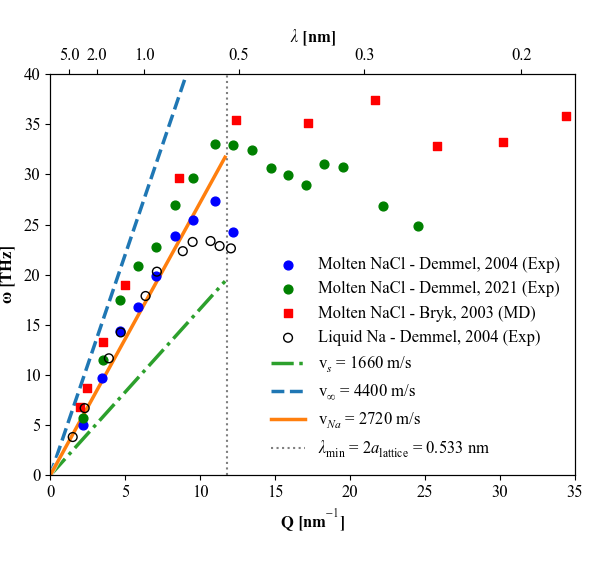

Reproduce this figure in Python.
import numpy as np
import matplotlib.pyplot as plt
from matplotlib import rc
import matplotlib.patheffects as patheffects

# Set the font to Times New Roman for all text
plt.rcParams['font.family'] = 'serif'
plt.rcParams['font.serif'] = ['Times New Roman']
plt.rcParams['mathtext.fontset'] = 'custom'
plt.rcParams['mathtext.rm'] = 'Times New Roman'
plt.rcParams['mathtext.it'] = 'Times New Roman:italic'
plt.rcParams['mathtext.bf'] = 'Times New Roman:bold'

# Set default font sizes
plt.rcParams['font.size'] = 12
plt.rcParams['axes.labelsize'] = 12
plt.rcParams['axes.titlesize'] = 12
plt.rcParams['xtick.labelsize'] = 12
plt.rcParams['ytick.labelsize'] = 12
plt.rcParams['legend.fontsize'] = 12

N_A = 6.02214076e23  # mol^-1

def plot_dispersion_with_lambda_axis(data_sources,
                                     v_s, v_inf,
                                     omega_D=None, omega_F=None,
                                     v_Na=None,
                                     title='Phonon Dispersion'):

    fig, ax = plt.subplots(figsize=(10, 6))

    # Lattice constant and zone boundary
    a = 2.667190256/10  # nm
    Q_zone = np.pi / a  # Zone boundary
    
    # Create extended Q range for plotting
    Q_extended = np.linspace(0, 2*Q_zone, 100)
    
    # Dispersion relations (only up to zone boundary)
    mask = Q_extended <= Q_zone
    Q_plot = Q_extended[mask]
    
    # Calculate frequencies up to zone boundary
    omega_ad = v_s * Q_plot * 1e9 / 1e12
    omega_inf = v_inf * Q_plot * 1e9 / 1e12

    # Plot each data source
    for i, source in enumerate(data_sources):
        marker = source.get('marker', 'o')
        color = source.get('color', f'C{i}')
        
        # Check what type of data is provided and convert to frequency (THz)
        if 'v_vals' in source:  # If velocity data is provided in m/s
            omega_vals = (source['v_vals'] * source['Q']) * 1e9 / 1e12  # Convert m/s * nm^-1 -> THz
        elif 'omega' in source:  # If frequency data is provided directly in THz
            omega_vals = source['omega']
        else:
            raise ValueError("Each data source must have either 'v_vals' (m/s) or 'omega' (THz)")
            
        # Set marker style and face color based on data source
        if 'Liquid Na' in source['label']:
            # Empty circles for Liquid Na data
            ax.scatter(source['Q'], omega_vals, 
                   marker='o', facecolor='none', edgecolor=color, s=40,
                   label=source['label'])
        else:
            # Filled markers for other data
            marker_style = 'o' if 'Exp' in source['label'] else 's'  # 'o' for Exp, 's' for MD
            ax.scatter(source['Q'], omega_vals, 
                   marker=marker_style, color=color, s=40,
                   label=source['label'])
    
    # Plot theoretical curves with improved visibility and grayscale compatibility
    # First plot lines with zorder=1 to ensure they stay behind data points
    ax.plot(Q_plot, omega_ad, '-.', color='#2ca02c', linewidth=2.5, zorder=0,
           label=f'v$_{{s}}$ = {v_s:.0f} m/s',
           path_effects=[patheffects.withStroke(linewidth=3.5, foreground='white', alpha=0.7)])
    
    ax.plot(Q_plot, omega_inf, '--', color='#1f77b4', linewidth=2.5, zorder=0,
           label=f'v$_{{∞}}$ = {v_inf:.0f} m/s',
           path_effects=[patheffects.withStroke(linewidth=3.5, foreground='white', alpha=0.7)])
           
    # Plot liquid Na speed of sound line if provided
    if v_Na is not None:
        omega_Na = v_Na * Q_plot * 1e9 / 1e12
        ax.plot(Q_plot, omega_Na, '-', color='#ff7f0e', linewidth=2.5, zorder=0,
               label=f'v$_{{Na}}$ = {v_Na:.0f} m/s',
               path_effects=[patheffects.withStroke(linewidth=3.5, foreground='white', alpha=0.7)])
    
    # Add a subtle grid for better readability
    #ax.grid(True, which='both', linestyle=':', linewidth=0.5, alpha=0.3, zorder=0)
    
    # Add vertical line at zone boundary
    ax.axvline(x=Q_zone, color='black', linestyle=':', alpha=0.5,
              label=r'$\lambda_{\text{min}}$ = 2$a_{\text{lattice}}$ = 0.533 nm')

    # # Horizontal lines if provided
    # if omega_D is not None:
    #     ax.axhline(omega_D, color='purple', linestyle=':', linewidth=2,
    #                label=r'$\omega_D$ (Debye)')
    # if omega_F is not None:
    #     ax.axhline(omega_F, color='brown', linestyle=':', linewidth=2,
    #                label=r'$\omega_F$ (Frenkel)')

    ax.set_xlabel(r'$\mathbf{Q}$ [nm$^{-1}$]', fontweight='bold', fontsize=12)
    ax.set_ylabel(r'$\mathbf{\omega}$ [THz]', fontweight='bold', fontsize=12)
    #ax.set_title(title, fontweight='bold', fontsize=12)
    # ax.grid(True)
    # Create legend without border
    ax.legend(frameon=False)
    
    # Find the overall data range from all sources
    all_q = np.concatenate([source['Q'] for source in data_sources])
    x_min, x_max = np.nanmin(all_q), np.nanmax(all_q)
    ax.set_xlim(0, 35)  # Set fixed x-limit
    
    # Collect all y-values to set appropriate y-limits
    all_omega = []
    for source in data_sources:
        if 'v_vals' in source:
            all_omega.extend((source['v_vals'] * source['Q']) * 1e9 / 1e12)
        elif 'omega' in source:
            all_omega.extend(source['omega'])
    
    # Set y-limits with some padding
    y_max = max(all_omega) * 1.1  # 10% padding
    ax.set_ylim(0, 40)# y_max)
    
    # Create a simple secondary x-axis with wavelength in Angstroms
    # Calculate the wavelength values for the current Q range
    q_values = np.linspace(0.1, x_max * 1.1, 1000)  # Avoid Q=0
    lam_values = 2 * np.pi / q_values * 10  # Convert to Angstroms
    
    # Create a second axes that shares the same y-axis
    secax = ax.twiny()
    
    # Set the limits to match the primary x-axis
    secax.set_xlim(ax.get_xlim())
    secax.set_ylim(ax.get_ylim())  # Match primary y-limits
    
    # Set the ticks at specific wavelength values (in nm)
    angstrom_ticks = [0.2, 0.3, 0.5, 1, 2, 5]
    q_ticks = 2 * np.pi / (np.array(angstrom_ticks))  # Convert to Q space
    
    # Filter ticks to be within the plot range
    valid_ticks = (q_ticks >= 0.1) & (q_ticks <= x_max * 1.1)
    if np.any(valid_ticks):
        secax.set_xticks(q_ticks[valid_ticks])
        secax.set_xticklabels([f'{x:.1f}' for x, valid in zip(angstrom_ticks, valid_ticks) if valid], fontsize=12)
    
    secax.set_xlabel(r'$\lambda$ [nm]', fontweight='bold', fontsize=12)
    secax.xaxis.set_label_position('top')
    
    # Adjust layout with padding
    plt.tight_layout(pad=2.0)
    plt.show()



def debye_and_frenkel(M_kg_per_mol, rho_kg_m3, v_L, v_T, eta_pa_s, theta_D=None):

    # Number density (formula units / m^3)
    n = (rho_kg_m3 / M_kg_per_mol) * N_A

    # Debye k-vector
    k_D = (6 * np.pi**2 * n)**(1/3)

    # Debye-average sound velocity (standard Debye average)
    v_m = ((1/3) * (1.0/v_L**3 + 2.0/v_T**3))**(-1/3)
    
    # Physical constants
    hbar = 1.0545718e-34  # Reduced Planck constant (J·s)
    kB = 1.380649e-23     # Boltzmann constant (J/K)
    
    if theta_D is not None:
        # Calculate Debye frequency from Debye temperature
        omega_D = (kB * theta_D) / hbar  # in rad/s
        f_D_THz = omega_D / (2 * np.pi) / 1e12  # Convert to THz
    else:
        # Calculate Debye frequency from sound velocity (fallback)
        f_D_THz = (v_m * k_D) / (2 * np.pi) / 1e12

    # Infinite-frequency shear modulus estimate
    G_inf = rho_kg_m3 * v_T**2

    # Frenkel frequency in THz (f_F = G_inf / (2*pi*eta))
    f_F_THz = (G_inf / eta_pa_s) / (2 * np.pi) / 1e12

    return {
        "n_m3": n,
        "k_D_m-1": k_D,
        "v_m_m_s": v_m,
        "f_D_THz": f_D_THz,
        "G_inf_Pa": G_inf,
        "f_F_THz": f_F_THz
    }


# === 1. DEFINE DATA SOURCES ===

# Sound velocities (m/s)
v_s = 1660 # Demmel, 2021; Adiabatic speed in m/s
v_inf = 4400 # Demmel, 2021; 2702.4785990040846  # High-frequency speed in m/s

# Data source 1: Demmel, 2004
Q_demmel2004 = np.array([2.2052845528455274, 3.478658536585365, 4.680894308943089, 5.840447154471544, 
                     7.04979674796748, 8.294715447154474, 9.496951219512194, 11.005081300813007,
                     12.20020325203252])
# Velocity in m/s
v_demmel2004 = np.array([2280.68, 2786.89, 3073.17, 2877.82, 2812.70, 2874.13, 2681.23, 2485.87, 1991.95])

# Data source 2: Example second source (replace with actual data)
Q_demmel2021 = np.array([2.2197140707298715, 3.4988713318284397, 4.683972911963883, 5.8690744920993225, 7.054176072234762, 8.314522197140704, 9.499623777276145, 11.004514672686234, 12.208427389014297, 13.487584650112865, 14.691497366440935, 15.838976674191123, 17.042889390519193, 18.265613243039883, 19.5071482317532, 22.197140707298722, 24.548532731376977])
v_demmel2021 = np.array([2593.4579439252343, 3275.7009345794395, 3733.6448598130846, 3560.747663551402, 3233.6448598130846, 3242.990654205607, 3121.4953271028053, 3000, 2700.9345794392525, 2401.869158878505, 2088.785046728972, 1887.8504672897193, 1696.2616822429904, 1700.934579439252, 1574.7663551401856, 1210.2803738317757, 1014.0186915887853])  # Example velocities in m/s

# Data source 3: 
Q_bryk2003_sound = np.array([1.958360442, 2.482108003, 3.529603123, 4.964216005, 8.58490566, 12.41054001, 17.19258295, 21.6330514, 25.77748861, 30.17241379, 34.38516591])
omega_bryk2003_sound = np.array([6.832627119, 8.73940678, 13.29449153, 18.96186441, 29.60805085, 35.38135593, 35.16949153, 37.4470339, 32.78601695, 33.26271186, 35.80508475])  # THz

# Data source 4:
Q_Na_Demmel2004 = np.array([1.5010162601626016, 2.2977642276422765, 3.9126016260162597, 4.702235772357723, 6.359756097560974, 7.113821138211381, 8.842479674796746, 9.496951219512194, 10.692073170731707, 11.296747967479675, 12.050813008130081])
v_Na_Demmel2004 = np.array([2544.8464163822528, 2915.904436860068, 2982.2525597269623, 3030.1706484641636, 2811.467576791809, 2854.4709897610924, 2527.6450511945395, 2450.238907849829, 2184.8464163822528, 2023.890784982935, 1877.6791808873722])

# # Data source 4: 
# Q_bryk2003_heat = np.array([1.981132075, 2.504879636, 3.50683149, 4.964216005, 8.607677293, 12.43331165, 17.19258295, 21.65582303, 25.80026025, 30.21795706, 34.40793754])
# omega_bryk2003_heat = np.array([0, 0.529661017, 0.953389831, 9.480932203, 12.5529661, 15.20127119, 19.01483051, 22.93432203, 25.15889831, 25.15889831, 26.90677966])  # THz

# Package data sources
data_sources = [
    {
        'Q': Q_demmel2004,
        'v_vals': v_demmel2004,  # Velocity in m/s
        'label': 'Molten NaCl - Demmel, 2004 (Exp)',
        'marker': 'o',
        'color': 'blue'
    },
    {
        'Q': Q_demmel2021,
        'v_vals': v_demmel2021,  # Velocity in m/s
        'label': 'Molten NaCl - Demmel, 2021 (Exp)',
        'marker': 's',
        'color': 'green'
    },
    {
        'Q': Q_bryk2003_sound,
        'omega': omega_bryk2003_sound,  # Frequency in THz
        'label': 'Molten NaCl - Bryk, 2003 (MD)',
        'marker': 'o',
        'color': 'red'
    },
    {
        'Q': Q_Na_Demmel2004,
        'v_vals': v_Na_Demmel2004,  # Frequency in THz
        'label': 'Liquid Na - Demmel, 2004 (Exp)',
        'marker': 's',
        'color': 'black'
    },
    # {
    #     'Q': Q_bryk2003_heat,
    #     'omega': omega_bryk2003_heat,  # Frequency in THz
    #     'label': 'Heat - Bryk et al. (2003)',
    #     'marker': 's',
    #     'color': 'green'
    # }
]

# Calculate Debye frequency (example calculation, adjust as needed)
M_NaCl = 0.05844   # kg/mol
rho_NaCl = 1.56E+03  # kg/m3
vL_NaCl = 1743.7  # m/s (longitudinal)
vT_NaCl = vL_NaCl/2   # m/s (transverse)
eta_NaCl = 0.001032139   # Pa·s (viscosity)
# theta_D = 178   # K

na = debye_and_frenkel(M_NaCl, rho_NaCl, vL_NaCl, vT_NaCl, eta_NaCl)
#na['f_D_THz'] = 6.41768

print("NaCl estimates:", na)

# Create the plot
plot_dispersion_with_lambda_axis(
    data_sources=data_sources,
    v_s=v_s,
    v_inf=v_inf,
    omega_D=na['f_D_THz'],
    omega_F=na['f_F_THz'],
    v_Na=2720,  # Speed of sound in liquid Na (m/s)
    title='Phonon Dispersion in NaCl (1170K)'
)
